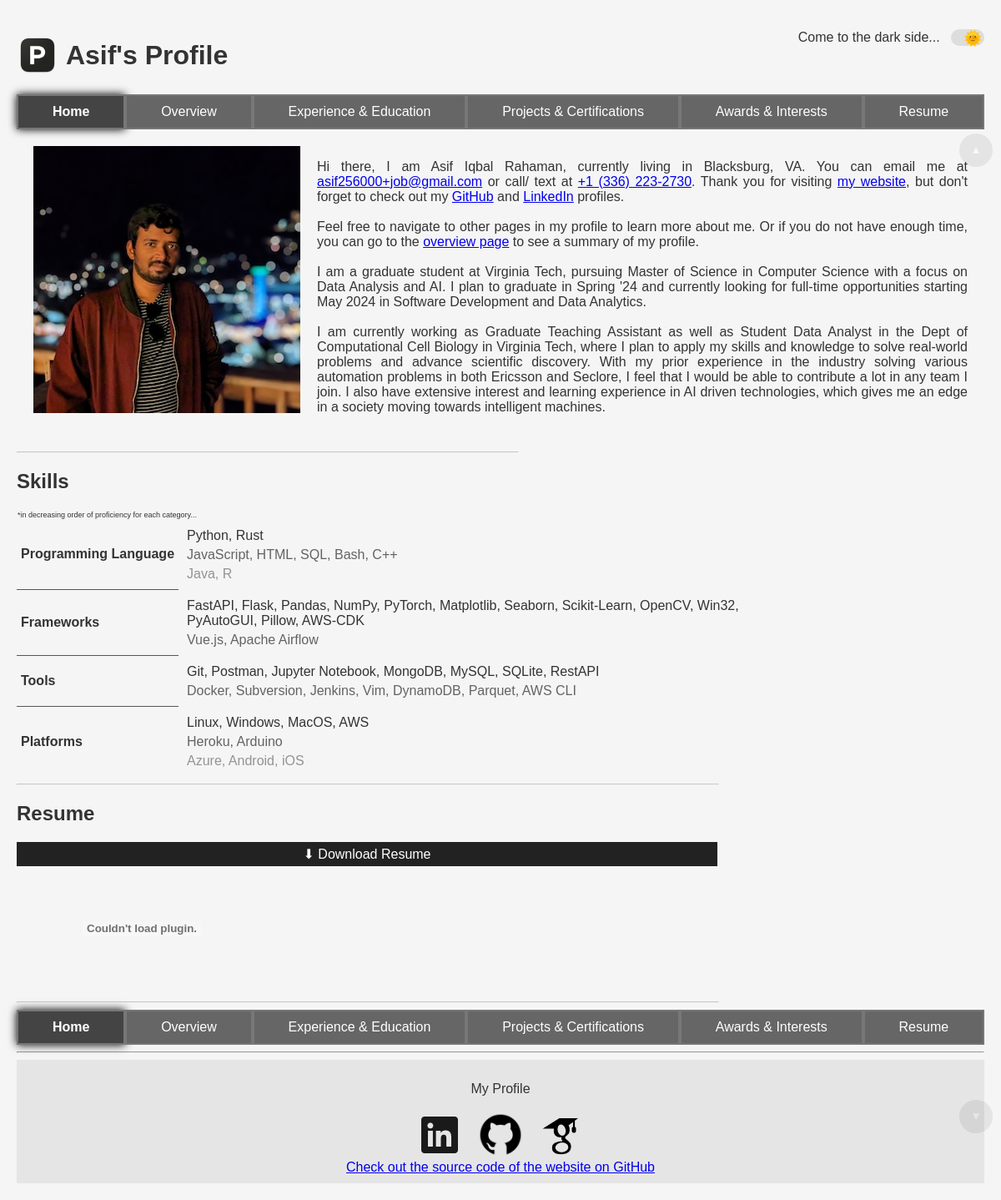
/, run on an earlier commit of the app's database.
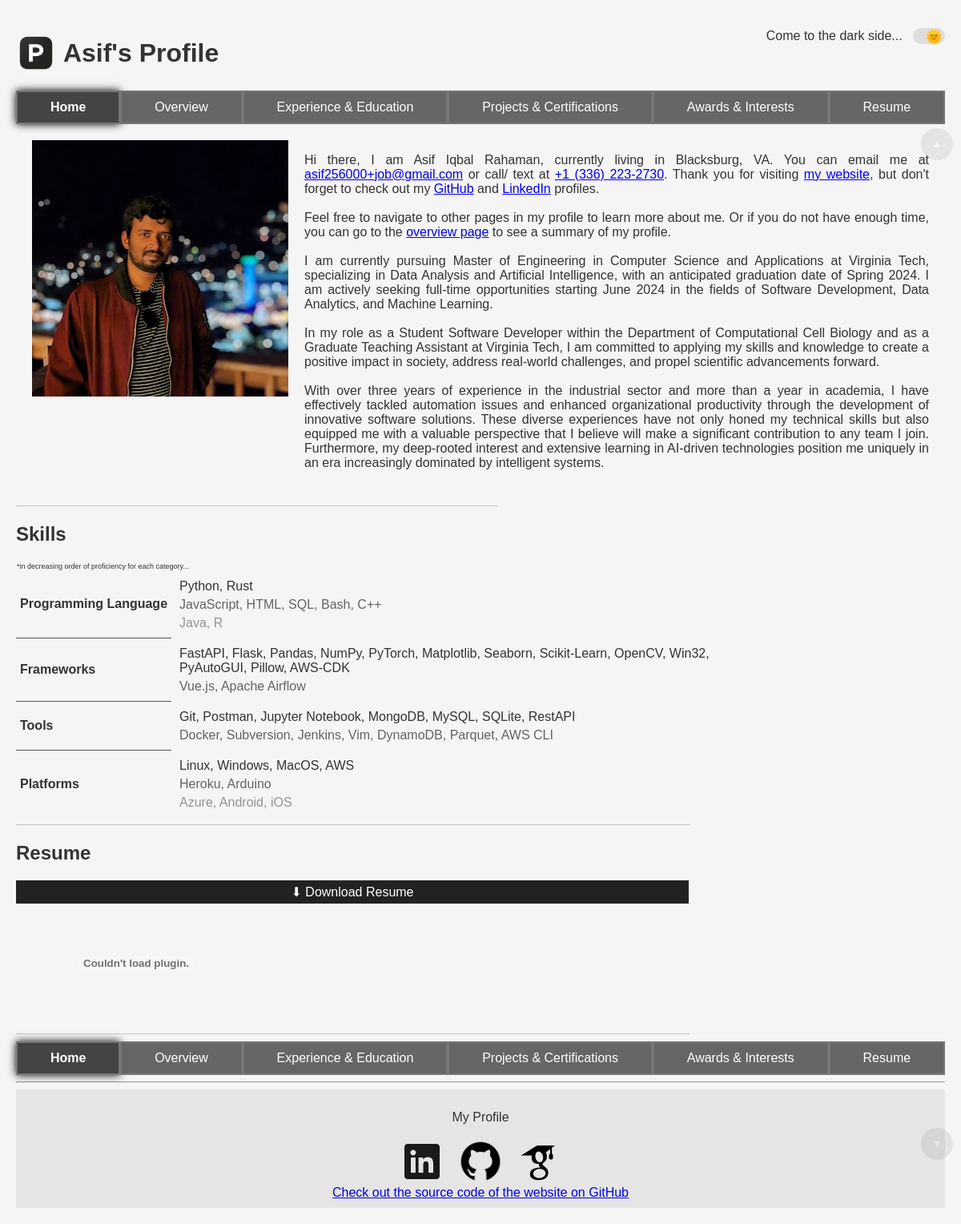
And on a later commit of the database.
### src/data/models.py (models this page shows)
class BasicInfo(Base):
    __tablename__ = "basic_info"
    id = Column(Integer, primary_key=True, index=True)
    name = Column(String)
    email = Column(String, unique=True)
    phone = Column(String, unique=True)
    location = Column(String)
    website = Column(String)
    linkedin = Column(String)
    github = Column(String)
    intro = Column(String)
    education = relationship("Education", back_populates="user")
    experience = relationship("Experience", back_populates="user")
    skills = relationship("Skills", back_populates="user")
    projects = relationship("Projects", back_populates="user")
    certifications = relationship("Certifications", back_populates="user")
    honors_and_awards = relationship("HonorsAndAwards", back_populates="user")
    interests = relationship("Interests", back_populates="user")
    resume = relationship("Resume", back_populates="user")

### src/web/routes.py (the view)
@router.get("/", name="home", response_class=HTMLResponse)
def send_home(request: Request, db: Session = Depends(db_init.get_db)):
    basic_info = db_ops.filter_data_with_id(db, table_name="basic_info", lookup_id=1)
    user_filter = {"fk_user": basic_info.id}
    skills = db_ops.filter_data_from_table(db, table_name="skills", lookup_filter=user_filter)
    resume = db_ops.filter_data_from_table(db, table_name="resume", lookup_filter=user_filter | {"is_latest": 1})
    return templates.TemplateResponse(
        "index.html",
        {
            "request": request,
            "current_page": "home",
            "basic_info": basic_info,
            "skills": arrange_skills(skills),
            "resume": resume,
        },
    )

### templates/index.html
{% extends "base.html" %}
{% block heading %}
    {{ basic_info.name.split(" ")[0] }}'s Profile
{% endblock %}
{% block content %}
    <div class="main-content">
        <section id="intro">
            <div class="profile-section">
                <div class="profile-image">
                    <a target="_self" href="{{ url_for('overview') }}" class="image-link">
                        <img src="{{ url_for('static', path='image.webp') }}" alt="{{ basic_info.name }}">
                    </a>
                </div>
                <div class="profile-info">
                    <p>Hi there, I am {{ basic_info.name}}, currently living in {{ basic_info.location }}.
                        You can email me at <a href="mailto:"+{{ basic_info.email }}>{{ basic_info.email }}</a> or call/ text at <a href="tel:"+{{ basic_info.phone }}>{{ basic_info.phone }}</a>.
                        Thank you for visiting <a href="https://github.com/asif256000/my_personal_fast_website">my website</a>, but don't forget to check out my <a href="{{ basic_info.github }}">GitHub</a>
                        and <a href="{{ basic_info.linkedin }}">LinkedIn</a> profiles.
                        <br><br>
                        Feel free to navigate to other pages in my profile to learn more about me.
                        Or if you do not have enough time, you can go to the <a href="{{ url_for('overview') }}">overview page</a> to see a summary of my profile.
                        <br><br>
                        {{ basic_info.intro|safe }}
                    </p>
                </div>
            </div>
        </section>
        <hr class="section-divider">
        <section id="skills">
            <h2>Skills</h2>
                <table>
                <thead>
                    <tr>
                        <th colspan="2" style="text-align: left; font-weight: normal; font-size: xx-small; margin: 5px;">*in decreasing order of proficiency for each category...</th>
                    </tr>
                </thead>
                <tbody class="two-cols">
                    {% for skill_category, all_skills in skills.items() %}
                        {% set adv_skills = ", ".join(all_skills.get("Advanced", [])) %}
                        {% set int_skills = ", ".join(all_skills.get("Intermediate", [])) %}
                        {% set beg_skills = ", ".join(all_skills.get("Beginner", [])) %}
                        <tr>
                            <td style="{% if not loop.last %}border-bottom: 1px solid #555;{% endif %}"><b>{{ skill_category }}</b></td>
                            <td>
                                <p style="opacity: 1; margin: 5px;">{{ adv_skills }}</p>
                                <p style="opacity: 0.75; margin: 5px;">{{ int_skills }}</p>
                                <p style="opacity: 0.5; margin: 5px;">{{ beg_skills }}</p>
                            </td>
                        </tr>
                    {% endfor %}
                </tbody>
            </table>
        </section>
        <hr class="section-divider" style="max-width: 70vw;">
        <section id="resume">
            <h2>Resume</h2>
            {% set resume_path = resume[0].file_path %}
            <a href="{{ url_for('static', path=resume_path) }}" download class="download-link">Resume</a>
            <br>
            <object class="resume-container" data="{{ url_for('static', path= resume_path ) }}" type="application/pdf">
                <embed src="{{ url_for('static', path= resume_path ) }}" type="application/pdf">
            </object>
        </section>
        <hr class="section-divider" style="max-width: 70vw;">
    </div>
{% endblock %}

What changed in the data, as far as the page shows it:
changed BasicInfo "Asif": intro "I am a graduate student at Virginia Tech, pursuing Master of Science in Computer Science with a focus on Data Analysis and AI. I plan to graduate in Spring '24 and currently looking for full-time opportunities starting May 2024 in Software Development and Data Analytics. I am currently working as Graduate Teaching Assistant as well as Student Data Analyst in the Dept of Computational Cell Biology in Virginia Tech, where I plan to apply my skills and knowledge to solve real-world problems and advance scientific discovery. With my prior experience in the industry solving various automation problems in both Ericsson and Seclore, I feel that I would be able to contribute a lot in any team I…" → "I am currently pursuing Master of Engineering in Computer Science and Applications at Virginia Tech, specializing in Data Analysis and Artificial Intelligence, with an anticipated graduation date of Spring 2024. I am actively seeking full-time opportunities starting June 2024 in the fields of Software Development, Data Analytics, and Machine Learning. In my role as a Student Software Developer within the Department of Computational Cell Biology and as a Graduate Teaching Assistant at Virginia Tech, I am committed to applying my skills and knowledge to create a positive impact in society, address real-world challenges, and propel scientific advancements forward. With over three years of…"
